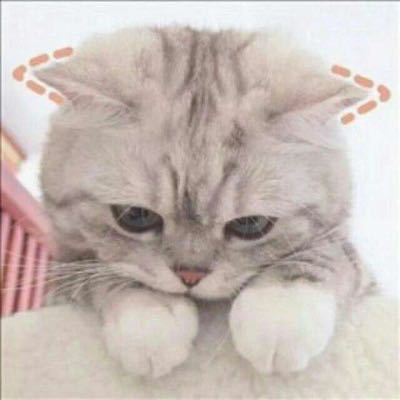
#> input picture python/selenium/opencv/1.jpg, 400 x 400 px
$ python 01.py
#> lines starting #> are read from the running program, lines starting #| are printed output that depends on the picture; after the words box and inside, x2 and y2 are one past the last pixel; in counts of white or black regions, pixels touching at a corner belong together
# https://www.youtube.com/watch?v=WQeoO7MI0Bs
import cv2
import numpy as np

img = cv2.imread('1.jpg')
#> img is the input picture: shape (400, 400, 3); mean B, G, R 182.5, 188, 199.6
kernel = np.ones((5, 5))

imgGray = cv2.cvtColor(img, cv2.COLOR_BGR2GRAY)
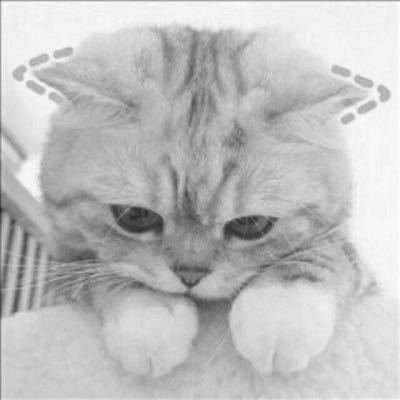
#> imgGray: shape (400, 400); min 41, max 255, mean 190.8
imgBlur = cv2.GaussianBlur(imgGray, (7, 7), 0)
imgCanny = cv2.Canny(img, 100, 100)
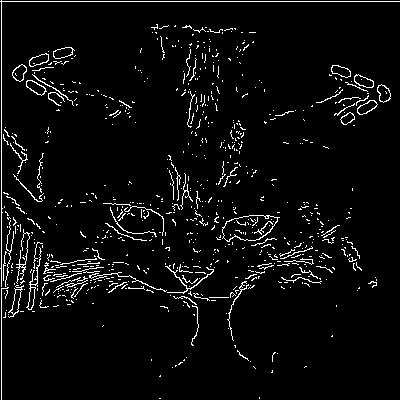
#> imgCanny: shape (400, 400); 4.5% white in thin lines or dots
imgDilation = cv2.dilate(imgCanny, kernel, iterations=1)
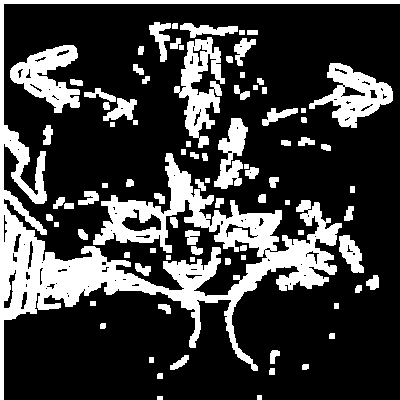
#> imgDilation: shape (400, 400); 24.8% white; 86 white regions, largest, box (x1, y1, x2, y2) and area: (0, 0, 400, 400) 24160, (174, 37, 225, 148) 2622, (309, 63, 393, 128) 2426
imgEroded = cv2.erode(imgDilation, kernel, iterations=1)
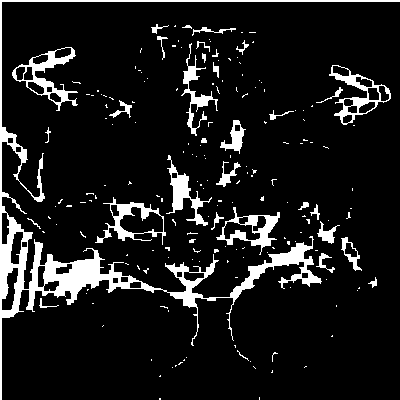
#> imgEroded: shape (400, 400); 10.3% white; 186 white regions (152 under 20 px), largest, box (x1, y1, x2, y2) and area: (0, 0, 400, 400) 8696, (12, 47, 78, 111) 1032, (216, 207, 280, 255) 871
cv2.imshow("Output", img)
cv2.imshow('Gray', imgGray)
cv2.imshow('Blur', imgBlur)
cv2.imshow('imgCanny', imgCanny)
cv2.imshow('imgDilation', imgDilation)
cv2.imshow('imgEroded', imgEroded)

cv2.waitKey(0)
